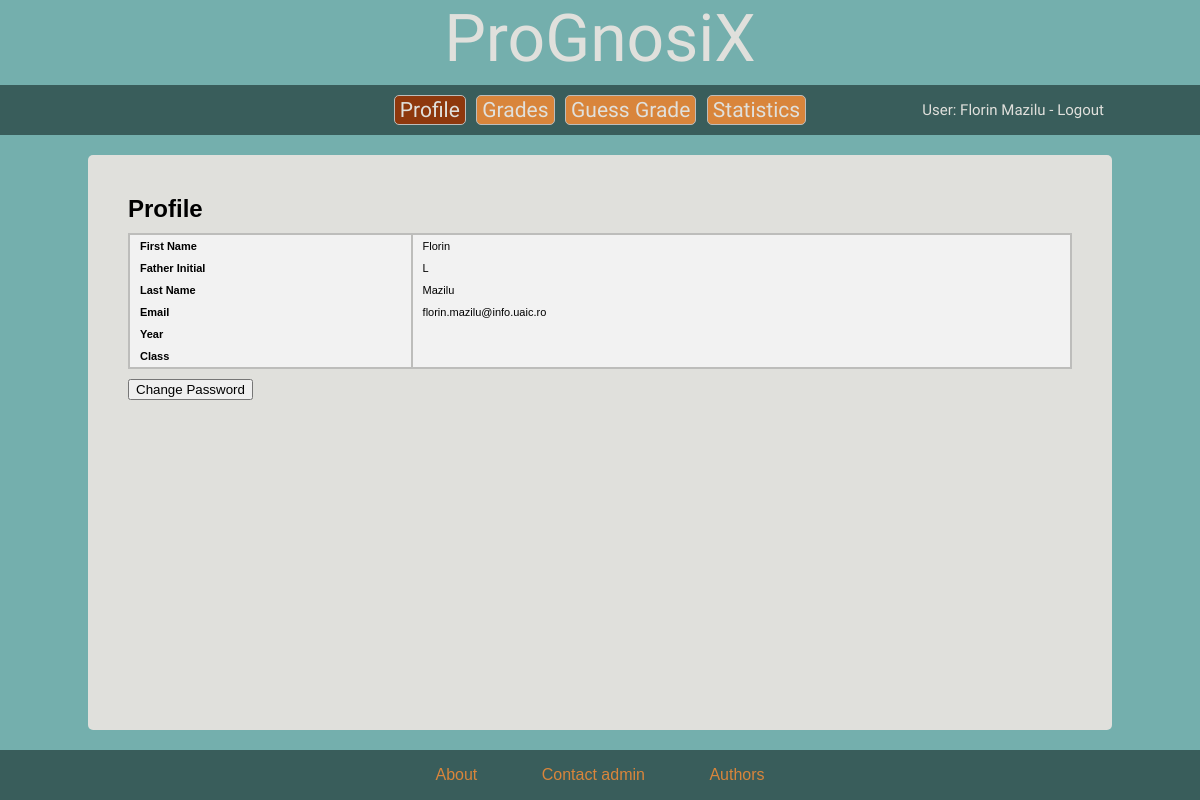
Page /s-profile.php (signed in) on the earlier database version.
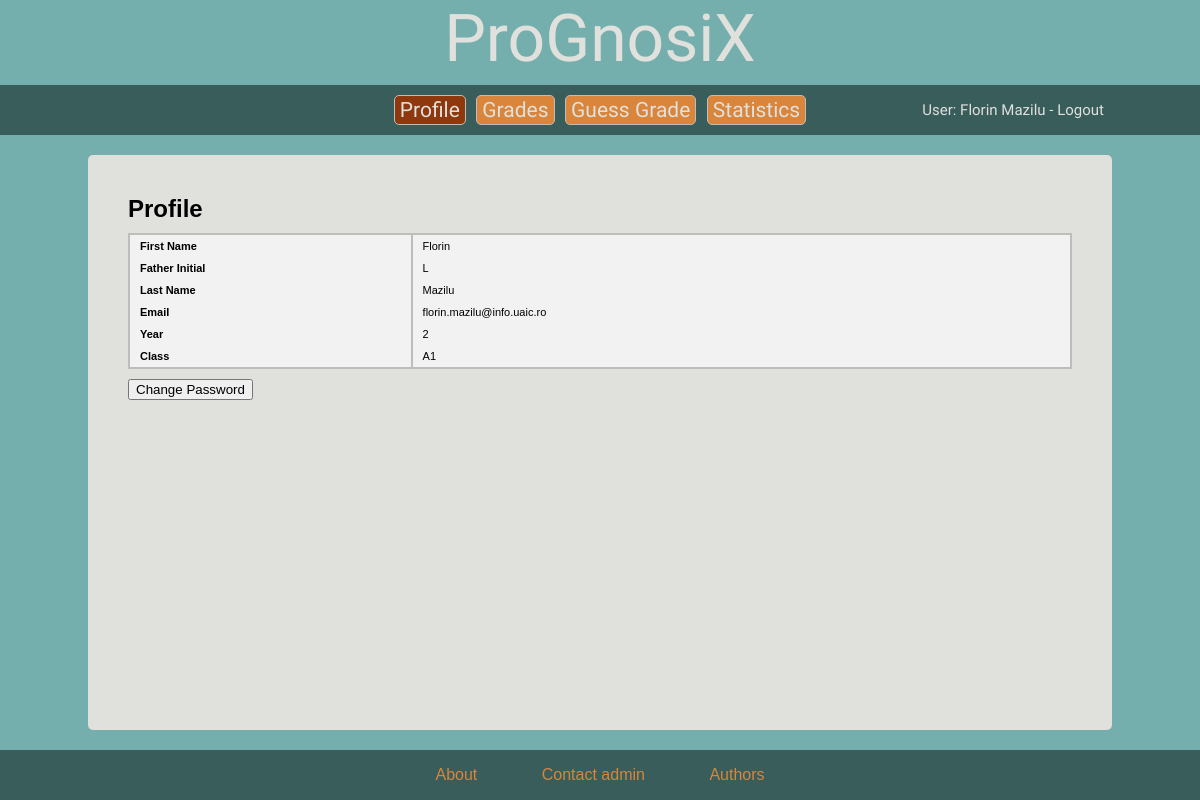
Same page on the later database version.
### tables this page shows
CREATE TABLE `students` (
  `ID` int(5) NOT NULL,
  `class_id` int(2) NOT NULL,
  `first_name` varchar(50) NOT NULL,
  `parent_init` varchar(2) NOT NULL,
  `last_name` varchar(50) NOT NULL,
  `email` varchar(50) NOT NULL,
  `password` varchar(32) NOT NULL,
  `confirmed` int(1) NOT NULL DEFAULT '0'
);

CREATE TABLE `classes` (
  `class_id` int(2) NOT NULL,
  `class_name` int(2) NOT NULL,
  `class_semi_year` varchar(2) NOT NULL,
  `class_year` int(2) NOT NULL
);

### core/functions/users.php (called while the page is built, shortened)
<?php
function logged_in() {
	return (isset($_SESSION['user_id']) && isset($_SESSION['account_type'])) ? true : false;
}

### core/functions/general.php (called while the page is built, shortened)
<?php
function return_user_data($user_id, $account_type) {
	global $mysqli;
	switch ($account_type) {
		case 'students':
			$result = $mysqli->query("SELECT * FROM `students` WHERE `ID` = '$user_id'");
			break;
	}
	$data = $result->fetch_array();
	return $data;
}

### s-profile.php (the view, shortened to what this page needs)
	<?php
include 'core/init.php';
include 'includes/overall/header.php';
$data = return_user_data($_SESSION['user_id'], $_SESSION['account_type']);
$class_id = $data['class_id'];
global $mysqli;
$class_ids = $mysqli->query("SELECT * FROM `classes` WHERE `class_id` = '$class_id'");
while ($class_id = $class_ids->fetch_assoc()) {
	$class = $class_id['class_semi_year'].$class_id['class_name'];
	$year = $class_id['class_year'];
}
?>
	<h2>Profile</h2>
    <table class="table-data" cellspacing="0">
        <tr>
            <td style="width: 30%"><b>First Name</b></td>
            <td><?php echo $data['first_name']; ?></td>
        </tr>
        <tr>
            <td style="width: 30%"><b>Father Initial</b></td>
            <td><?php echo $data['parent_init']; ?></td>
        </tr>
        <tr>
            <td style="width: 30%"><b>Last Name</b></td>
            <td><?php echo $data['last_name']; ?></td>
        </tr>
        <tr>
            <td style="width: 30%"><b>Email</b></td>
            <td><?php echo $data['email']; ?></td>
        </tr>
        <tr>
            <td style="width: 30%"><b>Year</b></td>
            <td><?php echo $year; ?></td>
        </tr>
        <tr>
            <td style="width: 30%"><b>Class</b></td>
            <td><?php echo $class; ?></td>
        </tr>
    </table>
    <form action="s-change-password.php" method="post">
        <button type="submit">Change Password</button>
    </form>
<?php include 'includes/overall/footer.php' ?>

### includes/overall/header.php
<!DOCTYPE html PUBLIC "-//W3C//DTD XHTML 1.0 Transitional//EN" "http://www.w3.org/TR/xhtml1/DTD/xhtml1-transitional.dtd">
<html xmlns="http://www.w3.org/1999/xhtml">
<?php include 'includes/head.php'; ?>
<body>
	<?php include 'includes/header.php'; ?>
	<div id="content">

### includes/head.php (shortened to what this page needs)
<?php
if (logged_in()) {
	$account_type = $_SESSION['account_type'];
	if ($account_type === 'admin') {
		$style = 'css/a-style.css';
		$script = 'js/a-functions.js';
	} elseif ($account_type === 'professors') {
		$style = 'css/p-style.css';
		$script = 'js/p-functions.js';
	} elseif ($account_type === 'students') {
		$style = 'css/s-style.css';
	}
	if ($style)
		$other_style = '<link href="'.$style.'" rel="stylesheet" type="text/css" />';
}
?>
<head>
	<link href="css/style.css" rel="stylesheet" type="text/css" />
	<?php
	if (isset($other_style))
		echo $other_style;
	?>
</head>

### includes/header.php
<div id="header">
	<div align="center" class="logo"></div>
	<div class="menu_bar">
		<?php
		if (logged_in()) {
			$account_type = $_SESSION['account_type'];
			if ($account_type === 'admin')
				include 'includes/menu-admin.php';
			elseif ($account_type === 'professors')
				include 'includes/menu-professors.php';
			elseif ($account_type === 'students')
				include 'includes/menu-students.php';
		} else {
			include 'includes/menu-login.php';
		}
		?>
	</div>
</div>

### includes/menu-students.php
<?php
$data = return_user_data($_SESSION['user_id'], $_SESSION['account_type']);
$location = basename($_SERVER['PHP_SELF']);
?>
<div id="menu_box">
	<a href="s-profile.php" class="<?php echo ($location=='s-profile.php' ? 'border_on' : 'border'); ?>">
		<span class="menu_button">Profile</span>
	</a>
	<a href="s-grades.php" class="<?php echo ($location=='s-grades.php' ? 'border_on' : 'border'); ?>">
		<span class="menu_button">Grades</span>
	</a>
	<a href="s-guess-grade.php" class="<?php echo ($location=='s-guess-grade.php' ? 'border_on' : 'border'); ?>">
		<span class="menu_button">Guess Grade</span>
	</a>
	<a href="s-statistics.php" class="<?php echo ($location=='s-statistics.php' ? 'border_on' : 'border'); ?>">
		<span class="menu_button">Statistics</span>
	</a>
	<div class="logout">
		<span class="logout">
			User: <?php echo $data['first_name']." ".$data['last_name'].' - '; ?>
			<a class="logout" href="logout.php">Logout</a>
		</span>
	</div>
</div>

### includes/overall/footer.php
	</div>
	<?php include 'includes/footer.php'; ?>
</body>
</html>

### includes/footer.php
<div id="footer">
	<div id="utils">
		<a href="about.php">About</a>
		<a href="contact.php">Contact admin</a>
		<a href="authors.php">Authors</a>
	</div>
</div>

### css/style.css (style rules this page uses)
html, body { background-color: #74AFAD; margin: 0; padding: 0; height: 100%; font-family: Arial, Helvetica, sans-serif; }
a,p,h1,h2 { margin: 0px; }
#header { height: 135px; }
.logo { color:#E0E0DC; margin:0px; padding:0px; font-family: Lobster, cursive; font-size: 66px; height: 85px; }
.logo:before { content: "ProGnosiX"; }
.menu_bar { background-color: #395D5B; width: 100%; height: 50px; border: none; position: relative; }
#menu_box { text-align: center; position: absolute; width: 1024px; top: 50%; left: 50%; transform: translate(-50%, -50%); }
.border { text-align: center; border-style: solid; border-color: #BDBDBB; border-radius: 5px; border-width: 1px; display: inline-block; padding: 2px 5px; margin: 0px 3px; text-decoration: none; }
a.border:link { background-color: #D9853B; }
.border_on { background-color: #8E380D; text-align: center; border-style: solid; border-color: #BDBDBB; border-radius: 5px; border-width: 1px; display: inline-block; padding: 2px 5px; margin: 0px 3px; text-decoration: none; }
.menu_button { font-family: Lobster, cursive; font-size: 21px; color: #E0E0DC; vertical-align: middle; height: 30px; width: auto; }
div.logout { text-align: center; display: inline-block; padding: 2px 5px; margin: 0px 3px; position: absolute; top: 50%; transform: translateY(-50%); right: 0%; }
span.logout { font-family: Lobster, cursive; font-size: 15px; vertical-align: middle; height: 30px; width: auto; color: #E0E0DC; }
a.logout { text-decoration: none; }
a.logout:link { color: #E0E0DC; }
#content { background-color: #E0E0DC; position: relative; margin: 20px 0; padding: 40px; top: 0; width: 944px; min-height: calc(100% - 305px); left: 50%; transform: translateX(-50%); border-radius: 5px; }
#footer { background:#395d5b; width: 100%; height: 50px; position: relative; bottom: 0; left: 0; }
#utils { text-align: center; position: relative; width: 1024px; top: 50%; left: 50%; transform: translate(-50%, -50%); }
#utils a { text-decoration: none; color: #D9853B; margin: 0 28px; padding: 0 2px; }

### css/s-style.css (style rules this page uses)
.table-data { width: 100%; margin: 10px 0; border: 2px solid #BDBDBB; border-right-style: none; font-size: 11px; }
.table-data td { padding: 5px 10px; background-color: #F2F2F2; border-right: 2px solid #BDBDBB; }

Differences in the rows shown:
added classes: class_year "2", class "A1"
